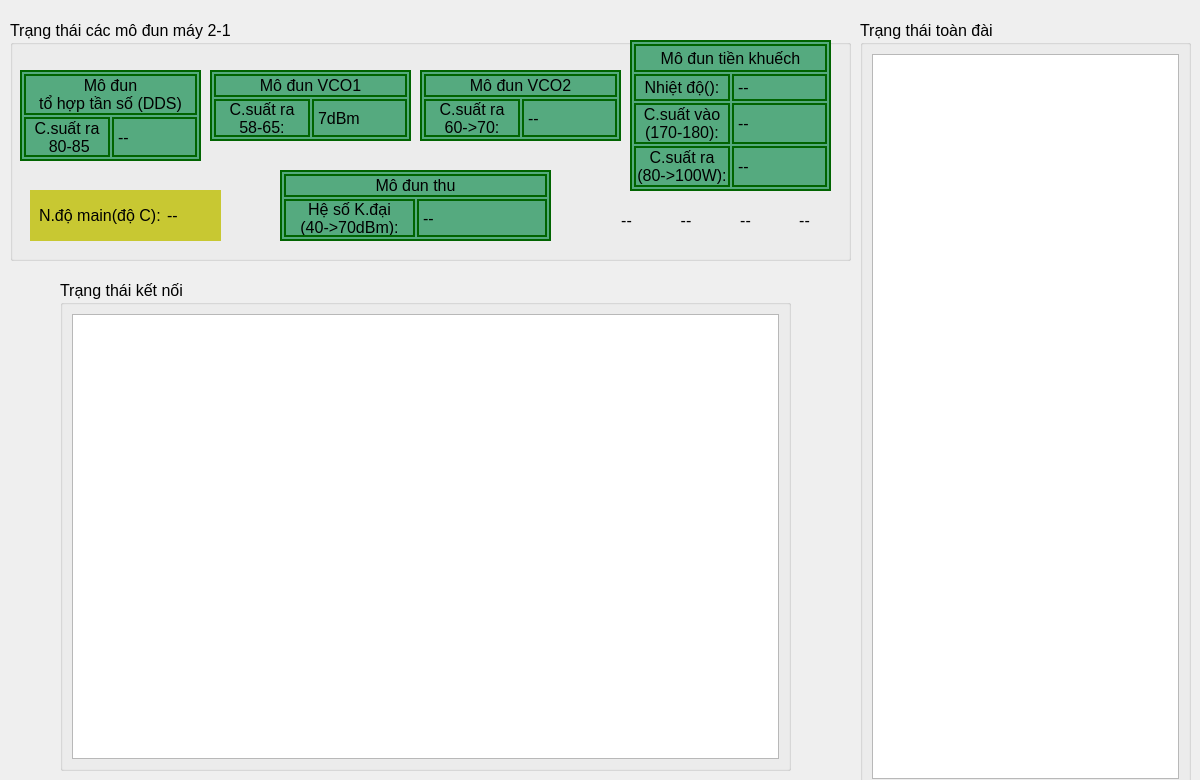
<?xml version="1.0" encoding="UTF-8"?>
<ui version="4.0">
 <class>StatusWindow</class>
 <widget class="QMainWindow" name="StatusWindow">
  <property name="geometry">
   <rect>
    <x>0</x>
    <y>0</y>
    <width>1200</width>
    <height>780</height>
   </rect>
  </property>
  <property name="font">
   <font>
    <pointsize>16</pointsize>
   </font>
  </property>
  <property name="windowTitle">
   <string>MainWindow</string>
  </property>
  <widget class="QWidget" name="centralwidget">
   <widget class="QGroupBox" name="groupBox">
    <property name="geometry">
     <rect>
      <x>10</x>
      <y>20</y>
      <width>841</width>
      <height>241</height>
     </rect>
    </property>
    <property name="font">
     <font>
      <pointsize>12</pointsize>
     </font>
    </property>
    <property name="title">
     <string>Trạng thái các mô đun máy 2-1</string>
    </property>
    <widget class="QFrame" name="frame_5">
     <property name="geometry">
      <rect>
       <x>270</x>
       <y>150</y>
       <width>271</width>
       <height>71</height>
      </rect>
     </property>
     <property name="font">
      <font>
       <pointsize>12</pointsize>
      </font>
     </property>
     <property name="styleSheet">
      <string notr="true">background-color: rgb(85, 170, 127);
border: 2px solid darkgreen;
</string>
     </property>
     <property name="frameShape">
      <enum>QFrame::StyledPanel</enum>
     </property>
     <property name="frameShadow">
      <enum>QFrame::Raised</enum>
     </property>
     <layout class="QGridLayout" name="gridLayout_5">
      <property name="leftMargin">
       <number>2</number>
      </property>
      <property name="topMargin">
       <number>2</number>
      </property>
      <property name="rightMargin">
       <number>2</number>
      </property>
      <property name="bottomMargin">
       <number>2</number>
      </property>
      <property name="spacing">
       <number>2</number>
      </property>
      <item row="1" column="1">
       <widget class="QLabel" name="label_res_receiver">
        <property name="font">
         <font>
          <pointsize>12</pointsize>
         </font>
        </property>
        <property name="text">
         <string>--</string>
        </property>
       </widget>
      </item>
      <item row="1" column="0">
       <widget class="QLabel" name="label_123">
        <property name="font">
         <font>
          <pointsize>12</pointsize>
         </font>
        </property>
        <property name="text">
         <string>Hệ số K.đại
(40-&gt;70dBm):</string>
        </property>
        <property name="alignment">
         <set>Qt::AlignCenter</set>
        </property>
       </widget>
      </item>
      <item row="0" column="0" colspan="2">
       <widget class="QLabel" name="label_5">
        <property name="font">
         <font>
          <pointsize>12</pointsize>
         </font>
        </property>
        <property name="text">
         <string>Mô đun thu</string>
        </property>
        <property name="alignment">
         <set>Qt::AlignCenter</set>
        </property>
       </widget>
      </item>
     </layout>
    </widget>
    <widget class="QFrame" name="frame">
     <property name="geometry">
      <rect>
       <x>10</x>
       <y>50</y>
       <width>181</width>
       <height>91</height>
      </rect>
     </property>
     <property name="font">
      <font>
       <pointsize>12</pointsize>
      </font>
     </property>
     <property name="styleSheet">
      <string notr="true">background-color: rgb(85, 170, 127);
border: 2px solid darkgreen;
</string>
     </property>
     <property name="frameShape">
      <enum>QFrame::StyledPanel</enum>
     </property>
     <property name="frameShadow">
      <enum>QFrame::Raised</enum>
     </property>
     <layout class="QGridLayout" name="gridLayout">
      <property name="leftMargin">
       <number>2</number>
      </property>
      <property name="topMargin">
       <number>2</number>
      </property>
      <property name="rightMargin">
       <number>2</number>
      </property>
      <property name="bottomMargin">
       <number>2</number>
      </property>
      <property name="spacing">
       <number>2</number>
      </property>
      <item row="1" column="0">
       <widget class="QLabel" name="label_128">
        <property name="font">
         <font>
          <pointsize>12</pointsize>
         </font>
        </property>
        <property name="text">
         <string>C.suất ra
 80-85</string>
        </property>
        <property name="alignment">
         <set>Qt::AlignCenter</set>
        </property>
       </widget>
      </item>
      <item row="0" column="0" colspan="2">
       <widget class="QLabel" name="label">
        <property name="font">
         <font>
          <pointsize>12</pointsize>
         </font>
        </property>
        <property name="text">
         <string>Mô đun 
tổ hợp tần số (DDS)</string>
        </property>
        <property name="alignment">
         <set>Qt::AlignCenter</set>
        </property>
       </widget>
      </item>
      <item row="1" column="1">
       <widget class="QLabel" name="label_res_dds_out">
        <property name="font">
         <font>
          <pointsize>12</pointsize>
         </font>
        </property>
        <property name="text">
         <string>--</string>
        </property>
       </widget>
      </item>
     </layout>
    </widget>
    <widget class="QFrame" name="frame_4">
     <property name="geometry">
      <rect>
       <x>410</x>
       <y>50</y>
       <width>201</width>
       <height>71</height>
      </rect>
     </property>
     <property name="font">
      <font>
       <pointsize>12</pointsize>
      </font>
     </property>
     <property name="styleSheet">
      <string notr="true">background-color: rgb(85, 170, 127);
border: 2px solid darkgreen;
</string>
     </property>
     <property name="frameShape">
      <enum>QFrame::StyledPanel</enum>
     </property>
     <property name="frameShadow">
      <enum>QFrame::Raised</enum>
     </property>
     <layout class="QGridLayout" name="gridLayout_4">
      <property name="leftMargin">
       <number>2</number>
      </property>
      <property name="topMargin">
       <number>2</number>
      </property>
      <property name="rightMargin">
       <number>2</number>
      </property>
      <property name="bottomMargin">
       <number>2</number>
      </property>
      <property name="spacing">
       <number>2</number>
      </property>
      <item row="0" column="0" colspan="2">
       <widget class="QLabel" name="label_4">
        <property name="font">
         <font>
          <pointsize>12</pointsize>
         </font>
        </property>
        <property name="text">
         <string>Mô đun VCO2</string>
        </property>
        <property name="alignment">
         <set>Qt::AlignCenter</set>
        </property>
       </widget>
      </item>
      <item row="1" column="0">
       <widget class="QLabel" name="label_127">
        <property name="font">
         <font>
          <pointsize>12</pointsize>
         </font>
        </property>
        <property name="text">
         <string>C.suất ra
60-&gt;70:</string>
        </property>
        <property name="alignment">
         <set>Qt::AlignCenter</set>
        </property>
       </widget>
      </item>
      <item row="1" column="1">
       <widget class="QLabel" name="label_vco_output_2">
        <property name="font">
         <font>
          <pointsize>12</pointsize>
         </font>
        </property>
        <property name="text">
         <string>--</string>
        </property>
       </widget>
      </item>
     </layout>
    </widget>
    <widget class="QFrame" name="frame_3">
     <property name="geometry">
      <rect>
       <x>200</x>
       <y>50</y>
       <width>201</width>
       <height>71</height>
      </rect>
     </property>
     <property name="font">
      <font>
       <pointsize>12</pointsize>
      </font>
     </property>
     <property name="styleSheet">
      <string notr="true">background-color: rgb(85, 170, 127);
border: 2px solid darkgreen;
</string>
     </property>
     <property name="frameShape">
      <enum>QFrame::StyledPanel</enum>
     </property>
     <property name="frameShadow">
      <enum>QFrame::Raised</enum>
     </property>
     <layout class="QGridLayout" name="gridLayout_3">
      <property name="leftMargin">
       <number>2</number>
      </property>
      <property name="topMargin">
       <number>2</number>
      </property>
      <property name="rightMargin">
       <number>2</number>
      </property>
      <property name="bottomMargin">
       <number>2</number>
      </property>
      <property name="spacing">
       <number>2</number>
      </property>
      <item row="0" column="0" colspan="2">
       <widget class="QLabel" name="label_3">
        <property name="font">
         <font>
          <pointsize>12</pointsize>
         </font>
        </property>
        <property name="text">
         <string>Mô đun VCO1</string>
        </property>
        <property name="alignment">
         <set>Qt::AlignCenter</set>
        </property>
       </widget>
      </item>
      <item row="1" column="0">
       <widget class="QLabel" name="label_129">
        <property name="font">
         <font>
          <pointsize>12</pointsize>
         </font>
        </property>
        <property name="text">
         <string>C.suất ra
58-65:</string>
        </property>
        <property name="alignment">
         <set>Qt::AlignCenter</set>
        </property>
       </widget>
      </item>
      <item row="1" column="1">
       <widget class="QLabel" name="label_vco_output_1">
        <property name="font">
         <font>
          <pointsize>12</pointsize>
         </font>
        </property>
        <property name="text">
         <string>7dBm</string>
        </property>
       </widget>
      </item>
     </layout>
    </widget>
    <widget class="QFrame" name="frame_6">
     <property name="geometry">
      <rect>
       <x>620</x>
       <y>20</y>
       <width>201</width>
       <height>151</height>
      </rect>
     </property>
     <property name="font">
      <font>
       <pointsize>12</pointsize>
      </font>
     </property>
     <property name="styleSheet">
      <string notr="true">background-color: rgb(85, 170, 127);
border: 2px solid darkgreen;
</string>
     </property>
     <property name="frameShape">
      <enum>QFrame::StyledPanel</enum>
     </property>
     <property name="frameShadow">
      <enum>QFrame::Raised</enum>
     </property>
     <layout class="QGridLayout" name="gridLayout_6">
      <property name="leftMargin">
       <number>2</number>
      </property>
      <property name="topMargin">
       <number>2</number>
      </property>
      <property name="rightMargin">
       <number>2</number>
      </property>
      <property name="bottomMargin">
       <number>2</number>
      </property>
      <property name="spacing">
       <number>2</number>
      </property>
      <item row="2" column="0">
       <widget class="QLabel" name="label_125">
        <property name="font">
         <font>
          <pointsize>12</pointsize>
         </font>
        </property>
        <property name="text">
         <string>C.suất vào
(170-180):</string>
        </property>
        <property name="alignment">
         <set>Qt::AlignCenter</set>
        </property>
       </widget>
      </item>
      <item row="1" column="1">
       <widget class="QLabel" name="label_res_trans_temp">
        <property name="font">
         <font>
          <pointsize>12</pointsize>
         </font>
        </property>
        <property name="text">
         <string>--</string>
        </property>
       </widget>
      </item>
      <item row="0" column="0" colspan="2">
       <widget class="QLabel" name="label_6">
        <property name="font">
         <font>
          <pointsize>12</pointsize>
         </font>
        </property>
        <property name="text">
         <string>Mô đun tiền khuếch</string>
        </property>
        <property name="alignment">
         <set>Qt::AlignCenter</set>
        </property>
       </widget>
      </item>
      <item row="3" column="1">
       <widget class="QLabel" name="label_trans_output">
        <property name="font">
         <font>
          <pointsize>12</pointsize>
         </font>
        </property>
        <property name="text">
         <string>--</string>
        </property>
       </widget>
      </item>
      <item row="3" column="0">
       <widget class="QLabel" name="label_126">
        <property name="font">
         <font>
          <pointsize>12</pointsize>
         </font>
        </property>
        <property name="text">
         <string>C.suất ra
(80-&gt;100W):</string>
        </property>
        <property name="alignment">
         <set>Qt::AlignCenter</set>
        </property>
       </widget>
      </item>
      <item row="2" column="1">
       <widget class="QLabel" name="label_trans_input">
        <property name="font">
         <font>
          <pointsize>12</pointsize>
         </font>
        </property>
        <property name="text">
         <string>--</string>
        </property>
       </widget>
      </item>
      <item row="1" column="0">
       <widget class="QLabel" name="label_124">
        <property name="font">
         <font>
          <pointsize>12</pointsize>
         </font>
        </property>
        <property name="text">
         <string>Nhiệt độ():</string>
        </property>
        <property name="alignment">
         <set>Qt::AlignCenter</set>
        </property>
       </widget>
      </item>
     </layout>
    </widget>
    <widget class="QFrame" name="frame_11">
     <property name="geometry">
      <rect>
       <x>20</x>
       <y>170</y>
       <width>191</width>
       <height>51</height>
      </rect>
     </property>
     <property name="font">
      <font>
       <pointsize>12</pointsize>
      </font>
     </property>
     <property name="styleSheet">
      <string notr="true">background-color: rgb(200, 200, 50);
border: 2px;
border-color: rgb(100,100,10);</string>
     </property>
     <property name="frameShape">
      <enum>QFrame::StyledPanel</enum>
     </property>
     <property name="frameShadow">
      <enum>QFrame::Raised</enum>
     </property>
     <layout class="QGridLayout" name="gridLayout_11">
      <item row="0" column="1">
       <widget class="QLabel" name="label_res_main_temp">
        <property name="font">
         <font>
          <pointsize>12</pointsize>
         </font>
        </property>
        <property name="text">
         <string>--</string>
        </property>
       </widget>
      </item>
      <item row="0" column="0">
       <widget class="QLabel" name="label_1256">
        <property name="font">
         <font>
          <pointsize>12</pointsize>
         </font>
        </property>
        <property name="text">
         <string>N.độ main(độ C):</string>
        </property>
       </widget>
      </item>
     </layout>
    </widget>
    <widget class="QWidget" name="layoutWidget">
     <property name="geometry">
      <rect>
       <x>590</x>
       <y>190</y>
       <width>231</width>
       <height>21</height>
      </rect>
     </property>
     <layout class="QHBoxLayout" name="horizontalLayout">
      <item>
       <widget class="QLabel" name="label_byte_1">
        <property name="font">
         <font>
          <pointsize>12</pointsize>
         </font>
        </property>
        <property name="text">
         <string>--</string>
        </property>
        <property name="alignment">
         <set>Qt::AlignCenter</set>
        </property>
       </widget>
      </item>
      <item>
       <widget class="QLabel" name="label_byte_2">
        <property name="font">
         <font>
          <pointsize>12</pointsize>
         </font>
        </property>
        <property name="text">
         <string>--</string>
        </property>
        <property name="alignment">
         <set>Qt::AlignCenter</set>
        </property>
       </widget>
      </item>
      <item>
       <widget class="QLabel" name="label_byte_3">
        <property name="font">
         <font>
          <pointsize>12</pointsize>
         </font>
        </property>
        <property name="text">
         <string>--</string>
        </property>
        <property name="alignment">
         <set>Qt::AlignCenter</set>
        </property>
       </widget>
      </item>
      <item>
       <widget class="QLabel" name="label_byte_4">
        <property name="font">
         <font>
          <pointsize>12</pointsize>
         </font>
        </property>
        <property name="text">
         <string>--</string>
        </property>
        <property name="alignment">
         <set>Qt::AlignCenter</set>
        </property>
       </widget>
      </item>
     </layout>
    </widget>
   </widget>
   <widget class="QGroupBox" name="groupBox_2">
    <property name="geometry">
     <rect>
      <x>860</x>
      <y>20</y>
      <width>331</width>
      <height>771</height>
     </rect>
    </property>
    <property name="font">
     <font>
      <pointsize>12</pointsize>
     </font>
    </property>
    <property name="title">
     <string>Trạng thái toàn đài</string>
    </property>
    <layout class="QGridLayout" name="gridLayout_8">
     <item row="0" column="0">
      <widget class="QTableWidget" name="tableWidget">
       <attribute name="horizontalHeaderStretchLastSection">
        <bool>true</bool>
       </attribute>
       <attribute name="verticalHeaderStretchLastSection">
        <bool>false</bool>
       </attribute>
      </widget>
     </item>
    </layout>
   </widget>
   <widget class="QGroupBox" name="groupBox_3">
    <property name="geometry">
     <rect>
      <x>60</x>
      <y>280</y>
      <width>731</width>
      <height>491</height>
     </rect>
    </property>
    <property name="font">
     <font>
      <pointsize>12</pointsize>
     </font>
    </property>
    <property name="title">
     <string>Trạng thái kết nối</string>
    </property>
    <layout class="QGridLayout" name="gridLayout_9">
     <item row="0" column="0">
      <widget class="QTableWidget" name="tableWidget_connection">
       <attribute name="horizontalHeaderStretchLastSection">
        <bool>true</bool>
       </attribute>
       <attribute name="verticalHeaderStretchLastSection">
        <bool>false</bool>
       </attribute>
      </widget>
     </item>
    </layout>
   </widget>
  </widget>
 </widget>
 <resources/>
 <connections/>
</ui>
